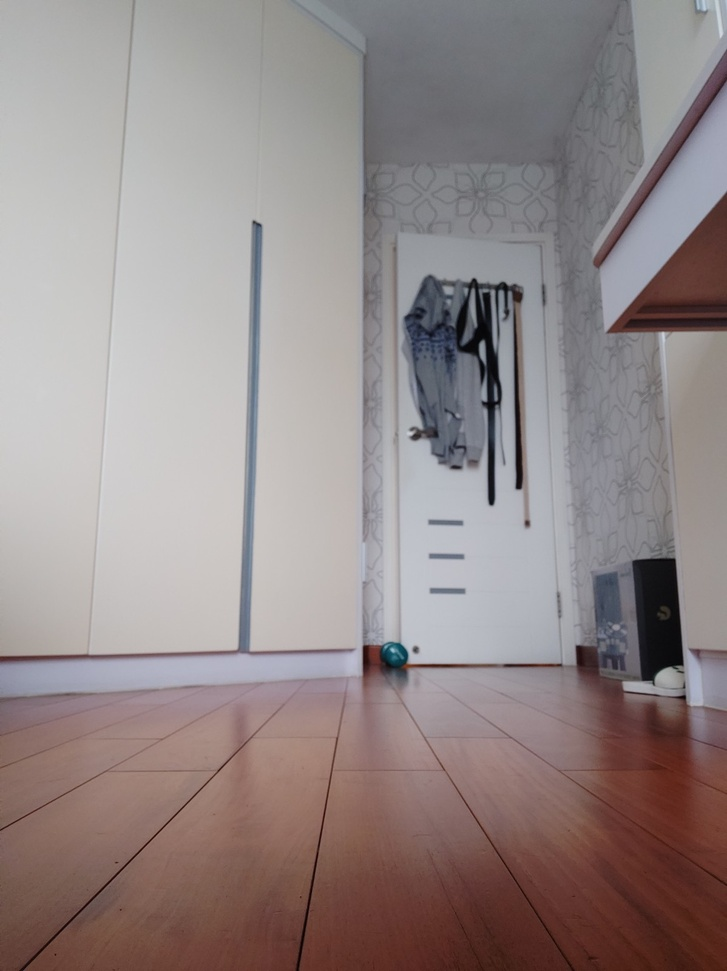
#> input picture Day4/Images/b.jpg, 727 x 971 px, shrunk from 1198 x 1600 before the run, found by its file name
$ python BackgroundSubtraction.py
#> lines starting #> are read from the running program, lines starting #| are printed output that depends on the picture; after the words box and inside, x2 and y2 are one past the last pixel; in counts of white or black regions, pixels touching at a corner belong together
import numpy as np
import cv2
import matplotlib.pyplot as plt


# print("Getting started")

#### here's how to load images
bkgrn_img = cv2.imread('Day4/Images/b.jpg', 0)
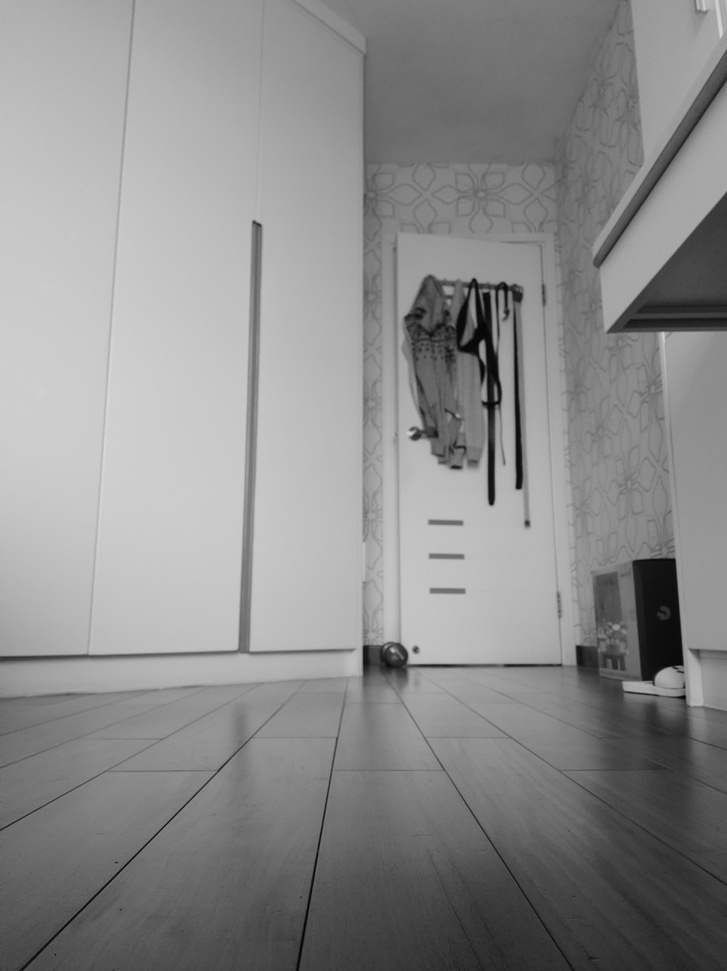
#> bkgrn_img: shape (971, 727); min 1, max 215, mean 139.9
q_img = cv2.imread('Day4/Images/1.jpg', 0)
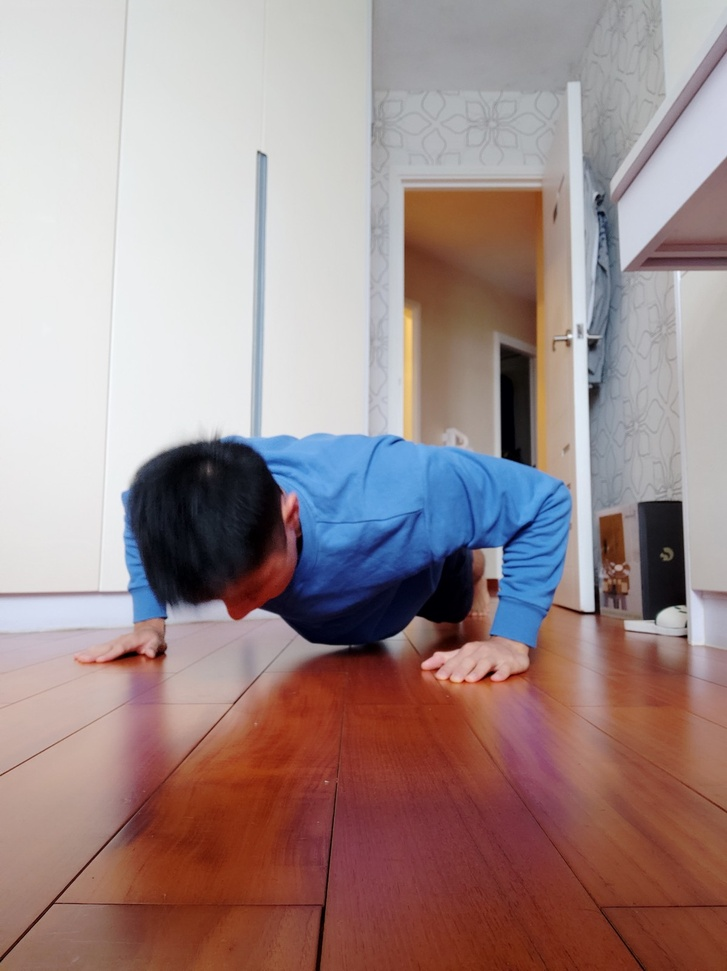
#> input picture Day4/Images/1.jpg, 727 x 971 px, shrunk from 1198 x 1600 before the run, found by its file name
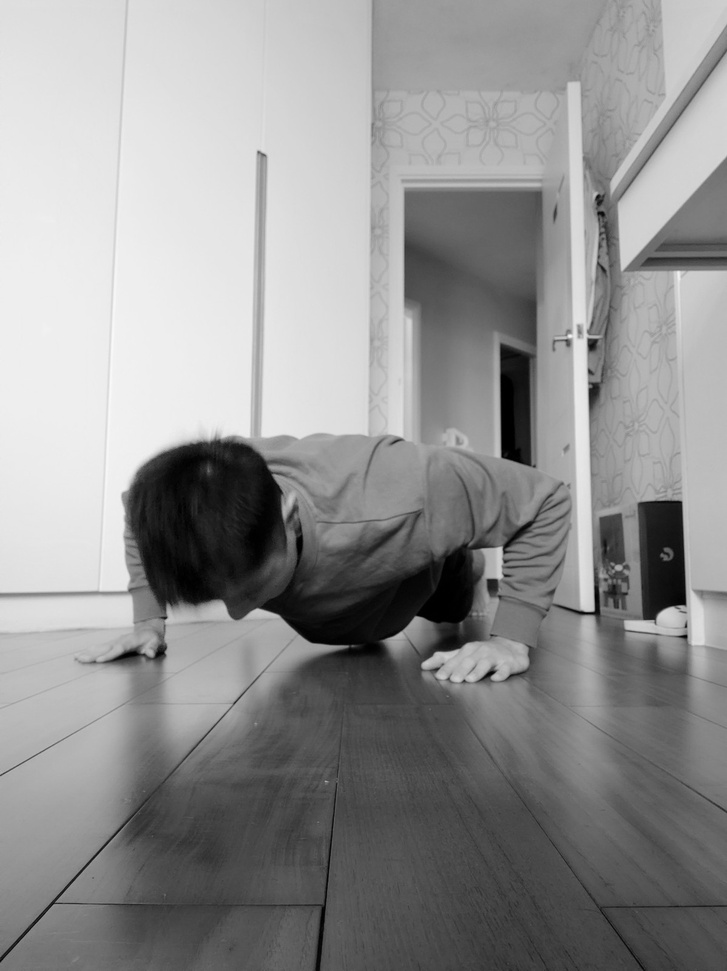
#> q_img: shape (971, 727); min 0, max 249, mean 145.6
# this reads in the image as a grayscale image

blur_q = cv2.GaussianBlur(q_img,(5,5),1)
blur_b = cv2.GaussianBlur(bkgrn_img,(5,5),1)

# cast these to floating point values so we can work
# with real numbers
blur_q = blur_q.astype(np.float32)
blur_b = blur_b.astype(np.float32)
# at this point, we want to work with real numbers

# We want to take two images: 1. bkgrnd 2. query image
# we want to take the query image and kill the background

sub_img = blur_q - blur_b
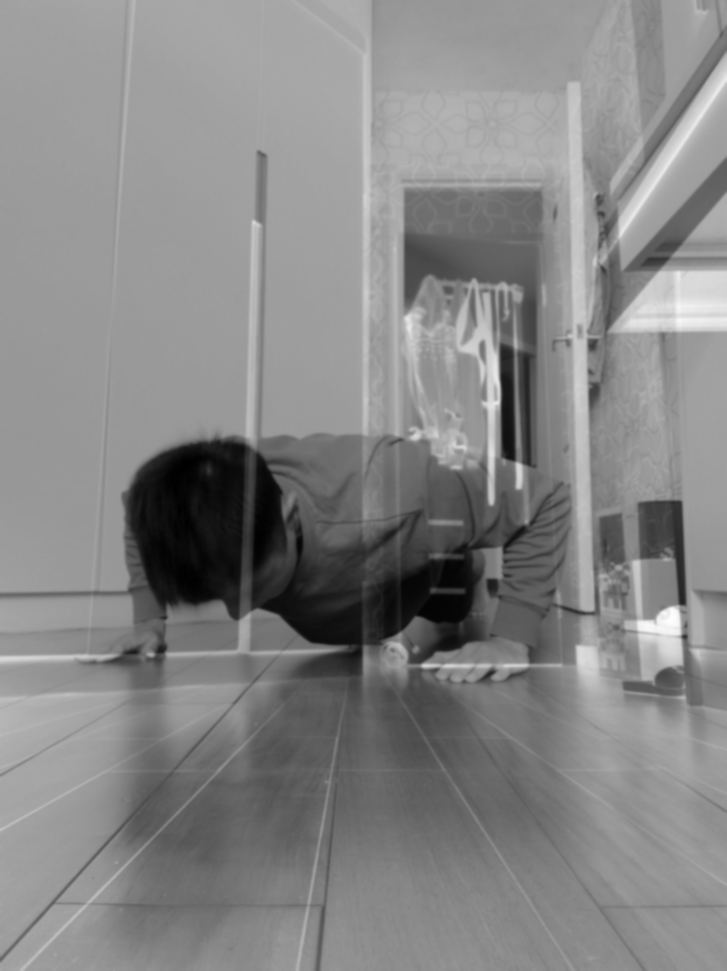
#> sub_img: shape (971, 727) float32; min -200, max 191, mean 5.8; drawn with min black and max white
# sub_img = sub_img <-65
# plt.imshow(sub_img*q_img, cmap='gray')
# plt.show()

thresh=-50
for i in range(5):
	sub_img = sub_img <thresh
	plt.imshow(sub_img*q_img, cmap='gray')
	plt.show()
	thresh=thresh-5
#> this loop made 5 passes
#> pass 1, `sub_img = sub_img <thresh`:
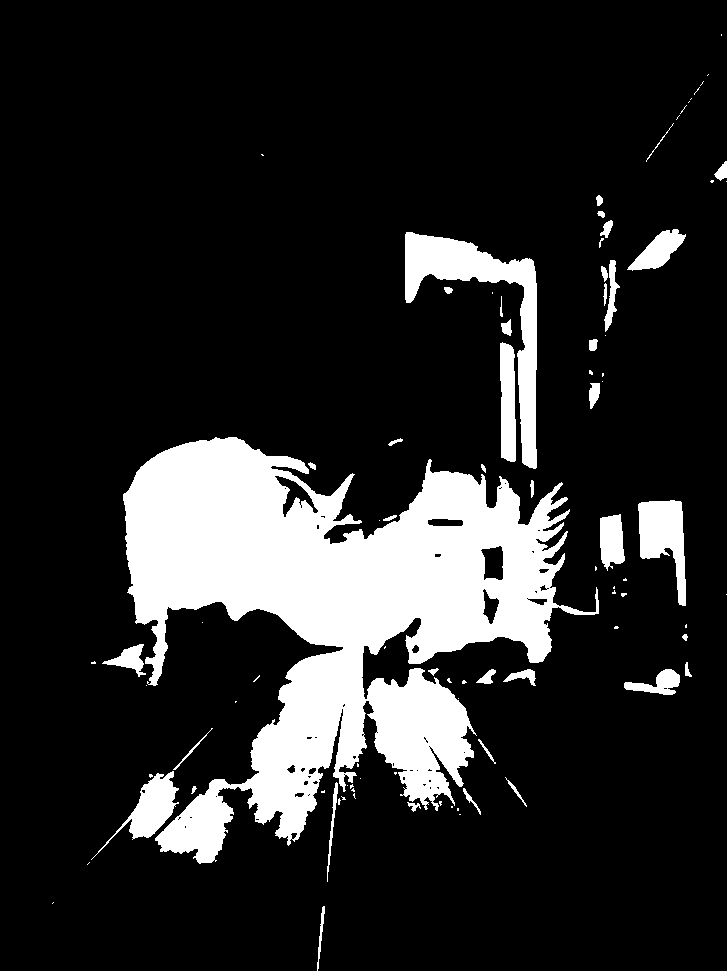
#> sub_img: shape (971, 727) bool; 16% white; 92 white regions (51 under 20 px), largest, box (x1, y1, x2, y2) and area: (123, 437, 599, 864) 91585, (405, 232, 537, 469) 7569, (638, 500, 686, 606) 2834
#> pass 1, `plt.show()`:
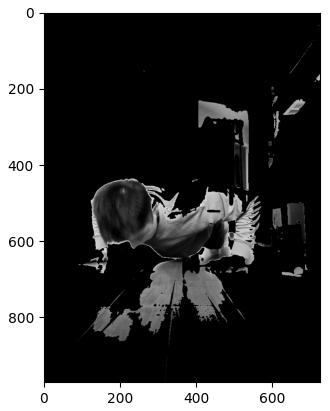
#> figure drawn by matplotlib, 1 panel
#> after the loop, thresh = -75
